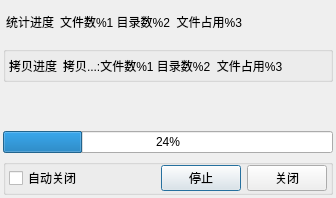
<?xml version="1.0" encoding="UTF-8"?>
<ui version="4.0">
 <class>CopyProcessDialog</class>
 <widget class="QDialog" name="CopyProcessDialog">
  <property name="geometry">
   <rect>
    <x>0</x>
    <y>0</y>
    <width>336</width>
    <height>198</height>
   </rect>
  </property>
  <property name="maximumSize">
   <size>
    <width>800</width>
    <height>16777215</height>
   </size>
  </property>
  <property name="windowTitle">
   <string>拷贝中...</string>
  </property>
  <layout class="QVBoxLayout" name="verticalLayout">
   <property name="leftMargin">
    <number>3</number>
   </property>
   <property name="topMargin">
    <number>3</number>
   </property>
   <property name="rightMargin">
    <number>3</number>
   </property>
   <property name="bottomMargin">
    <number>3</number>
   </property>
   <item>
    <layout class="QHBoxLayout" name="horizontalLayout" stretch="0,1">
     <property name="leftMargin">
      <number>3</number>
     </property>
     <property name="topMargin">
      <number>3</number>
     </property>
     <property name="rightMargin">
      <number>3</number>
     </property>
     <property name="bottomMargin">
      <number>3</number>
     </property>
     <item>
      <widget class="QLabel" name="labelStatus">
       <property name="text">
        <string>统计进度</string>
       </property>
      </widget>
     </item>
     <item>
      <widget class="QLabel" name="labelCountStat">
       <property name="text">
        <string>文件数%1 目录数%2  文件占用%3</string>
       </property>
      </widget>
     </item>
    </layout>
   </item>
   <item>
    <widget class="QGroupBox" name="groupBox_2">
     <property name="title">
      <string/>
     </property>
     <layout class="QHBoxLayout" name="horizontalLayout_3" stretch="0,1">
      <property name="leftMargin">
       <number>3</number>
      </property>
      <property name="topMargin">
       <number>3</number>
      </property>
      <property name="rightMargin">
       <number>3</number>
      </property>
      <property name="bottomMargin">
       <number>3</number>
      </property>
      <item>
       <widget class="QLabel" name="label">
        <property name="text">
         <string>拷贝进度</string>
        </property>
       </widget>
      </item>
      <item>
       <widget class="QLabel" name="labelCopyStat">
        <property name="text">
         <string>拷贝...:文件数%1 目录数%2  文件占用%3</string>
        </property>
       </widget>
      </item>
     </layout>
    </widget>
   </item>
   <item>
    <widget class="QLabel" name="labelFileName">
     <property name="maximumSize">
      <size>
       <width>640</width>
       <height>320</height>
      </size>
     </property>
     <property name="text">
      <string/>
     </property>
    </widget>
   </item>
   <item>
    <widget class="QProgressBar" name="progressBar">
     <property name="value">
      <number>24</number>
     </property>
    </widget>
   </item>
   <item>
    <widget class="QGroupBox" name="groupBox">
     <property name="title">
      <string/>
     </property>
     <layout class="QHBoxLayout" name="horizontalLayout_2">
      <property name="leftMargin">
       <number>3</number>
      </property>
      <property name="topMargin">
       <number>0</number>
      </property>
      <property name="rightMargin">
       <number>3</number>
      </property>
      <property name="bottomMargin">
       <number>0</number>
      </property>
      <item>
       <widget class="QCheckBox" name="checkBoxAutoClose">
        <property name="text">
         <string>自动关闭</string>
        </property>
       </widget>
      </item>
      <item>
       <spacer name="horizontalSpacer">
        <property name="orientation">
         <enum>Qt::Horizontal</enum>
        </property>
        <property name="sizeHint" stdset="0">
         <size>
          <width>40</width>
          <height>20</height>
         </size>
        </property>
       </spacer>
      </item>
      <item>
       <widget class="QPushButton" name="pushButtonCancel">
        <property name="text">
         <string>停止</string>
        </property>
        <property name="default">
         <bool>true</bool>
        </property>
       </widget>
      </item>
      <item>
       <widget class="QPushButton" name="pushButtonClose">
        <property name="text">
         <string>关闭</string>
        </property>
       </widget>
      </item>
     </layout>
    </widget>
   </item>
  </layout>
 </widget>
 <resources/>
 <connections/>
</ui>
